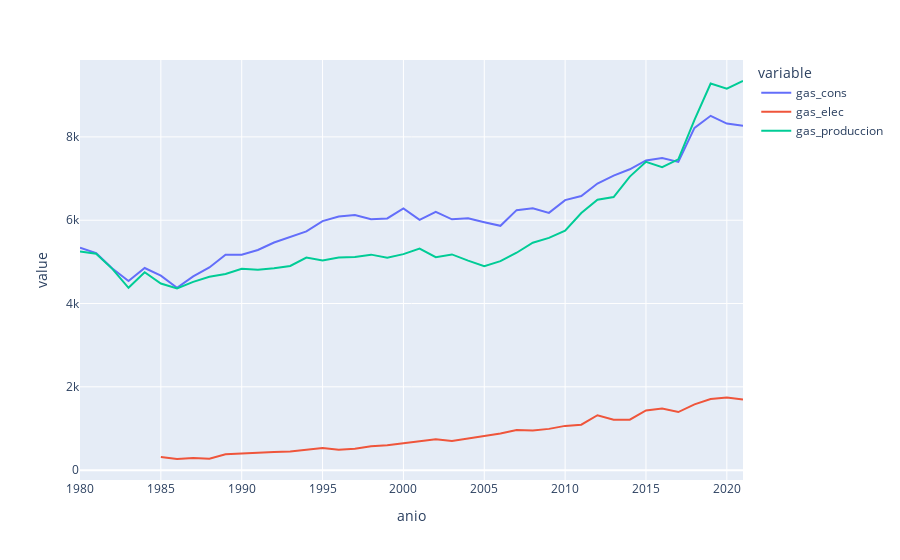

The notebook cell this image was saved under:
### Code cell
plot_by_energy('gas', 'USA')

### Figure 1 — Plotly figure (JSON) as saved in the notebook; plotly's stock layout.template omitted (floating-point values rounded to 4 significant figures)
{"data": [{"hovertemplate": "variable=gas_cons<br>anio=%{x}<br>value=%{y}<extra></extra>", "legendgroup": "gas_cons", "line": {"color": "#636efa", "dash": "solid"}, "marker": {"symbol": "circle"}, "mode": "lines", "name": "gas_cons", "orientation": "v", "showlegend": true, "type": "scatter", "x": [1980, 1981, 1982, 1983, 1984, 1985, 1986, 1987, 1988, 1989, 1990, 1991, 1992, 1993, 1994, 1995, 1996, 1997, 1998, 1999, 2000, 2001, 2002, 2003, 2004, 2005, 2006, 2007, 2008, 2009, 2010, 2011, 2012, 2013, 2014, 2015, 2016, 2017, 2018, 2019, 2020, 2021], "xaxis": "x", "y": [5337.0, 5209.0, 4842.0, 4542.0, 4852.0, 4670.0, 4376.0, 4653.0, 4866.0, 5170.0, 5171.0, 5284.0, 5464.0, 5599.0, 5731.0, 5980.0, 6089.0, 6125.0, 6022.0, 6043.0, 6284.0, 6007.0, 6201.0, 6022.0, 6046.0, 5952.0, 5866.0, 6241.0, 6289.0, 6176.0, 6482.0, 6582.0, 6881.0, 7070.0, 7223.0, 7436.0, 7491.0, 7400.0, 8217.0, 8507.0, 8319.0, 8267.0], "yaxis": "y"}, {"hovertemplate": "variable=gas_elec<br>anio=%{x}<br>value=%{y}<extra></extra>", "legendgroup": "gas_elec", "line": {"color": "#EF553B", "dash": "solid"}, "marker": {"symbol": "circle"}, "mode": "lines", "name": "gas_elec", "orientation": "v", "showlegend": true, "type": "scatter", "x": [1980, 1981, 1982, 1983, 1984, 1985, 1986, 1987, 1988, 1989, 1990, 1991, 1992, 1993, 1994, 1995, 1996, 1997, 1998, 1999, 2000, 2001, 2002, 2003, 2004, 2005, 2006, 2007, 2008, 2009, 2010, 2011, 2012, 2013, 2014, 2015, 2016, 2017, 2018, 2019, 2020, 2021], "xaxis": "x", "y": [null, null, null, null, null, 313.9, 267.2, 293.1, 271.8, 379.2, 400.8, 410.3, 434.5, 446.2, 494.9, 533.4, 489.3, 515.5, 571.2, 598.3, 646.3, 687.2, 743.0, 698.8, 763.5, 818.2, 877.9, 964.1, 949.4, 990.3, 1062.0, 1090.0, 1318.0, 1210.0, 1211.0, 1434.0, 1482.0, 1394.0, 1580.0, 1705.0, 1746.0, 1694.0], "yaxis": "y"}, {"hovertemplate": "variable=gas_produccion<br>anio=%{x}<br>value=%{y}<extra></extra>", "legendgroup": "gas_produccion", "line": {"color": "#00cc96", "dash": "solid"}, "marker": {"symbol": "circle"}, "mode": "lines", "name": "gas_produccion", "orientation": "v", "showlegend": true, "type": "scatter", "x": [1980, 1981, 1982, 1983, 1984, 1985, 1986, 1987, 1988, 1989, 1990, 1991, 1992, 1993, 1994, 1995, 1996, 1997, 1998, 1999, 2000, 2001, 2002, 2003, 2004, 2005, 2006, 2007, 2008, 2009, 2010, 2011, 2012, 2013, 2014, 2015, 2016, 2017, 2018, 2019, 2020, 2021], "xaxis": "x", "y": [5251.0, 5196.0, 4832.0, 4377.0, 4750.0, 4479.0, 4363.0, 4520.0, 4642.0, 4707.0, 4834.0, 4808.0, 4847.0, 4902.0, 5103.0, 5033.0, 5102.0, 5115.0, 5173.0, 5101.0, 5186, 5319.0, 5112.0, 5179.0, 5031.0, 4894.0, 5017.0, 5219.0, 5461.0, 5576.0, 5752.0, 6174.0, 6491.0, 6557.0, 7047.0, 7403.0, 7274.0, 7462.0, 8409.0, 9281.0, 9159, 9342.0], "yaxis": "y"}], "layout": {"autosize": true, "legend": {"title": {"text": "variable"}, "tracegroupgap": 0}, "margin": {"t": 60}, "xaxis": {"anchor": "y", "autorange": true, "domain": [0, 1], "range": [1980, 2021], "title": {"text": "anio"}, "type": "linear"}, "yaxis": {"anchor": "x", "autorange": true, "domain": [0, 1], "range": [-236.9, 9846.0], "title": {"text": "value"}, "type": "linear"}}}
